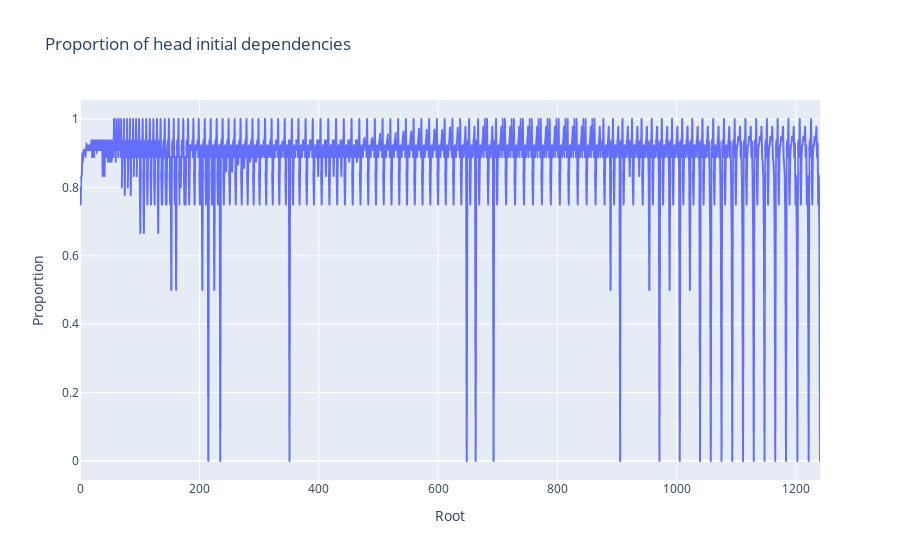

The notebook cell saved with this chart:
### Code cell
list_hv = vectors
hv_hid = {}
total_list_mhd = []

head_initial_proportions = []
for i in range(len(list_hv)):
    dg = lal_numbers.graphs.from_head_vector_to_directed_graph(list_hv[i])
    ccs = lal_numbers.properties.compute_connected_components(dg)
    list_head_init = []
    for j in range(0, ccs.size()):
        if ccs[j].get_num_nodes() > 1: # error if only one node in the sentence
            rt = lal_numbers.graphs.rooted_tree(ccs[j])
            head_init = lal_numbers.linarr.head_initial(rt)
            list_head_init.append(head_init)
            head_initial_proportions.append(head_init)
        else:
            head_init = 0
            list_head_init.append(head_init)
            head_initial_proportions.append(head_init)
    hv_hid[i] = list_head_init


import plotly.express as px

fig = px.line(y=head_initial_proportions, title='Proportion of head initial dependencies', labels={'y': 'Proportion', 'x': 'Root'})

fig.show()

### Figure 1 — Plotly figure (JSON) as saved in the notebook; plotly's stock layout.template omitted (floating-point values rounded to 4 significant figures; data arrays with more than 128 entries replaced by an {"elided": "..."} marker saying what was removed)
{"data": [{"hovertemplate": "Root=%{x}<br>Proportion=%{y}<extra></extra>", "legendgroup": "", "line": {"color": "#636efa", "dash": "solid"}, "marker": {"symbol": "circle"}, "mode": "lines", "name": "", "showlegend": false, "type": "scattergl", "x": {"elided": "1241 int values"}, "xaxis": "x", "y": {"elided": "1241 float values"}, "yaxis": "y"}], "layout": {"legend": {"tracegroupgap": 0}, "title": {"text": "Proportion of head initial dependencies"}, "xaxis": {"anchor": "y", "domain": [0, 1], "title": {"text": "Root"}}, "yaxis": {"anchor": "x", "domain": [0, 1], "title": {"text": "Proportion"}}}}
